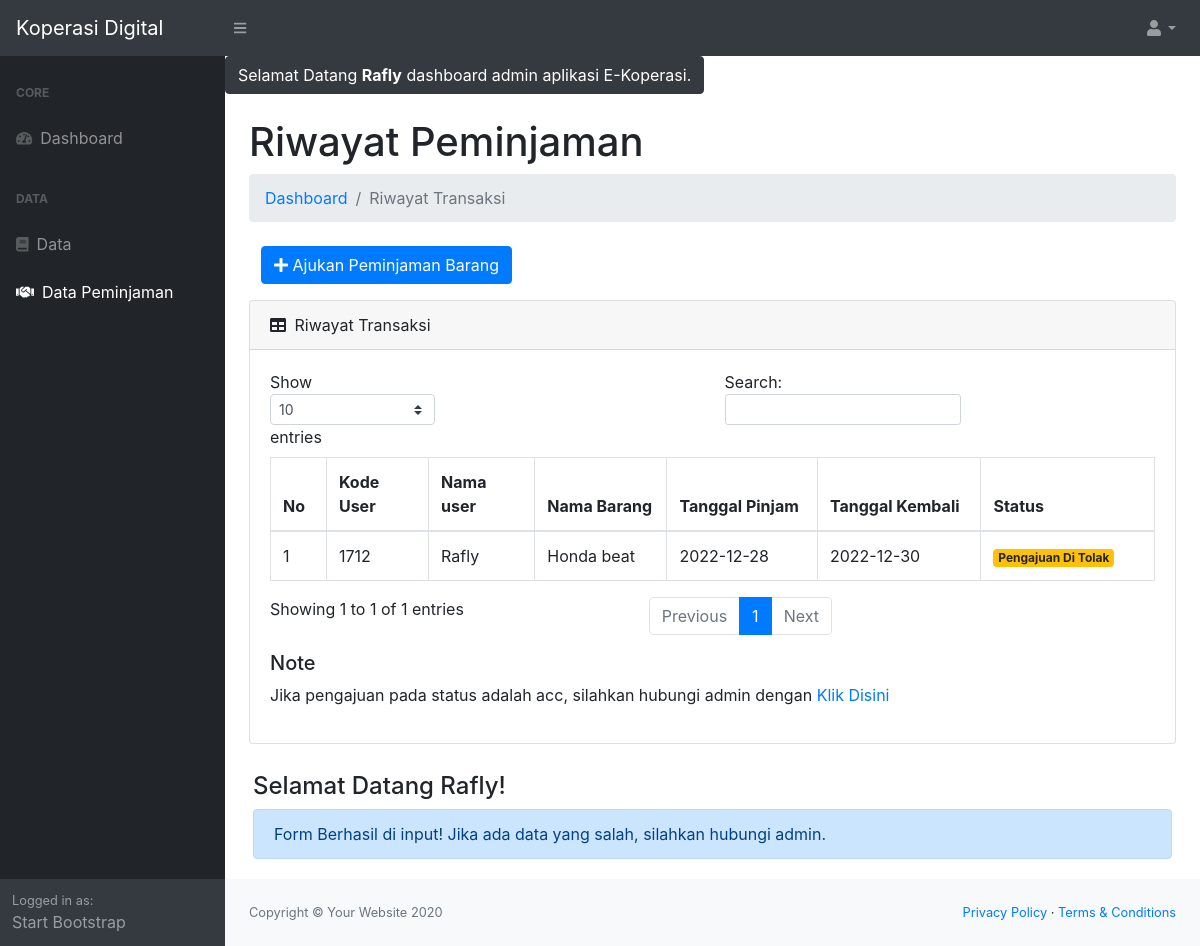
Screenshot of /user.php?p=transaksi (signed in) with the database file from the repository.
### tables this page shows
CREATE TABLE `data` (
  `id` int(11) NOT NULL,
  `kode_user` varchar(255) NOT NULL,
  `nama_user` varchar(255) NOT NULL,
  `nama_barang` varchar(255) NOT NULL,
  `tgl_pinjam` varchar(255) NOT NULL,
  `tgl_kembali` varchar(255) NOT NULL,
  `status` varchar(255) NOT NULL DEFAULT 'Proses'
);

### page/user/pinjam/pinjam.php (the view, shortened to what this page needs)
<?php
$query =$conn->query("SELECT * FROM data");
?>
	<?php var_dump($pecah); ?>
<h1 class="mt-4">Riwayat Peminjaman</h1>
<ol class="breadcrumb mb-4">
    <li class="breadcrumb-item"><a href="">Dashboard</a></li>
    <li class="breadcrumb-item active">Riwayat Transaksi</li>
</ol>
<div class="col-md-6">
    <a href="?p=transaksi&aksi=tambah" class="btn btn-primary mb-3"><i class="fa fa-plus"></i> Ajukan Peminjaman Barang</a>
</div>
<div class="card mb-4">
    <div class="card-header">
        <i class="fas fa-table mr-1"></i>
    Riwayat Transaksi
    </div>
    <div class="card-body">
        <div class="table-responsive">
            <table class="table table-bordered" id="dataTable" width="100%" cellspacing="0">
                <thead>
                    <tr>
                        <th>No</th>
                        <th>Kode User</th>
                        <th>Nama user</th>
                        <th>Nama Barang</th>
                        <th>Tanggal Pinjam</th>
                        <th>Tanggal Kembali</th>
                        <th>Status</th>
                    </tr>
                </thead>
                <tbody>
                <?php
                    $no = 1;
                    while ($pecah = $query->fetch_assoc()) {
                    ?>
                    <tr>
                        <td><?= $no++; ?></td>
                        <td><?= $pecah['kode_user']; ?></td>
                        <td><?= $pecah['nama_user']; ?></td>
                        <td><?= $pecah['nama_barang']; ?></td>
                        <td><?= $pecah['tgl_pinjam']; ?></td>
                        <td><?= $pecah['tgl_kembali']; ?></td>
                        <td><span class="badge badge-warning"><?= $pecah['status']; ?></span></td>
                    </tr>
                    <?php } ?>
                </tbody>
            </table>
            <h5>Note</h5>
            <p>Jika pengajuan pada status adalah acc, silahkan hubungi admin dengan <a href="https://api.whatsapp.com/send?phone=6287483718474">Klik Disini</a></p>
        </div>
    </div>
</div>

### rows the page displays
data: kode_user "1712", nama_user "Rafly", nama_barang "Honda beat", tgl_pinjam "2022-12-28", tgl_kembali "2022-12-30", status "Pengajuan Di Tolak"

### other values shown
$_SESSION['login']['nama'] "Rafly"
